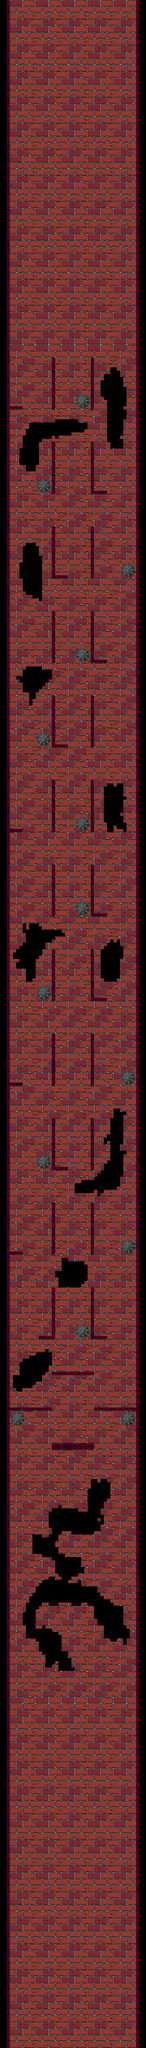

A 2D game scene composited from a Tiled map and its tileset images. What follows is a short description and the map's XML, with each tile layer's data collapsed to a summary:
An orthogonal 45x630 tile map with 32x32 px tiles, 4 tile layers (background, walls, teleports, dead_things) and 78 objects.

<map version="1.9" tiledversion="1.9.2" orientation="orthogonal" renderorder="right-down" width="45" height="630" tilewidth="32" tileheight="32" infinite="0" nextlayerid="20" nextobjectid="231">
 <tileset firstgid="1" source="map_sprite.tsx" />
 <layer id="16" name="background" width="45" height="630">
  <data>[28350 cells, 0 non-empty, 0 distinct tile ids]</data>
 </layer>
 <layer id="2" name="walls" width="45" height="630">
  <data>[28350 cells, 24164 non-empty, 135 distinct tile ids]</data>
 </layer>
 <layer id="3" name="teleports" width="45" height="630">
  <data>[28350 cells, 0 non-empty, 0 distinct tile ids]</data>
 </layer>
 <layer id="5" name="dead_things" width="45" height="630">
  <data>[28350 cells, 350 non-empty, 25 distinct tile ids]</data>
 </layer>
 <objectgroup id="6" name="walls">
  <object id="148" x="-128" y="0" width="224" height="20160" />
  <object id="149" x="1344" y="0" width="224" height="20160" />
 </objectgroup>
 <objectgroup id="7" name="walls_inside_tower">
  <object id="173" x="512" y="3520" width="32" height="512" />
  <object id="174" x="896" y="3520" width="32" height="512" />
  <object id="175" x="64" y="4000" width="160" height="32" />
  <object id="176" x="512" y="4352" width="32" height="512" />
  <object id="177" x="896" y="4352" width="32" height="512" />
  <object id="178" x="896" y="4832" width="160" height="32" />
  <object id="179" x="896" y="5184" width="32" height="512" />
  <object id="180" x="512" y="5184" width="32" height="512" />
  <object id="181" x="512" y="5664" width="160" height="32" />
  <object id="182" x="512" y="6016" width="32" height="512" />
  <object id="183" x="896" y="6016" width="32" height="512" />
  <object id="184" x="896" y="6496" width="160" height="32" />
  <object id="185" x="896" y="6848" width="32" height="512" />
  <object id="186" x="512" y="6848" width="32" height="512" />
  <object id="187" x="512" y="7328" width="160" height="32" />
  <object id="188" x="512" y="7680" width="32" height="512" />
  <object id="189" x="896" y="7680" width="32" height="512" />
  <object id="190" x="64" y="8160" width="160" height="32" />
  <object id="191" x="512" y="8512" width="32" height="512" />
  <object id="192" x="896" y="8512" width="32" height="512" />
  <object id="194" x="896" y="8992" width="160" height="32" />
  <object id="195" x="512" y="9344" width="32" height="512" />
  <object id="196" x="896" y="9344" width="32" height="512" />
  <object id="197" x="896" y="9824" width="160" height="32" />
  <object id="198" x="896" y="10176" width="32" height="512" />
  <object id="199" x="512" y="10176" width="32" height="512" />
  <object id="200" x="64" y="10656" width="160" height="32" />
  <object id="201" x="512" y="11008" width="32" height="512" />
  <object id="202" x="512" y="11488" width="160" height="32" />
  <object id="203" x="896" y="11008" width="32" height="512" />
  <object id="204" x="512" y="11840" width="32" height="512" />
  <object id="205" x="896" y="11840" width="32" height="512" />
  <object id="206" x="64" y="12320" width="160" height="32" />
  <object id="207" x="512" y="12672" width="32" height="512" />
  <object id="208" x="896" y="12672" width="32" height="512" />
  <object id="209" x="896" y="13152" width="160" height="32" />
  <object id="210" x="384" y="13152" width="160" height="32" />
  <object id="211" x="512" y="13504" width="416" height="32" />
  <object id="212" x="928" y="13856" width="448" height="32" />
  <object id="213" x="64" y="13856" width="448" height="32" />
  <object id="214" x="512" y="14208" width="416" height="64" />
 </objectgroup>
 <objectgroup id="8" name="coins">
  <properties>
   <property name="tp" value="1" />
  </properties>
  <object id="165" x="512" y="16128" width="64" height="64" />
  <object id="166" x="864" y="16128" width="64" height="64" />
  <object id="167" x="640" y="16384" width="64" height="64" />
  <object id="168" x="736" y="16384" width="64" height="64" />
  <object id="169" x="512" y="15136" width="64" height="64" />
  <object id="170" x="864" y="15136" width="64" height="64" />
 </objectgroup>
 <objectgroup id="9" name="dead_things">
  <object id="215" x="352" y="4704" width="160" height="160" />
  <object id="216" x="1184" y="5536" width="160" height="160" />
  <object id="217" x="736" y="6368" width="160" height="160" />
  <object id="218" x="352" y="7200" width="160" height="160" />
  <object id="219" x="736" y="8032" width="160" height="160" />
  <object id="220" x="736" y="8864" width="160" height="160" />
  <object id="221" x="352" y="9696" width="160" height="160" />
  <object id="222" x="1184" y="10528" width="160" height="160" />
  <object id="223" x="352" y="11360" width="160" height="160" />
  <object id="224" x="1184" y="12192" width="160" height="160" />
  <object id="225" x="736" y="13024" width="160" height="160" />
  <object id="227" x="96" y="13888" width="160" height="160" />
  <object id="229" x="1184" y="13888" width="160" height="160" />
  <object id="230" x="736" y="3872" width="160" height="160" />
 </objectgroup>
 <objectgroup id="17" name="moving_beams">
  <object id="150" x="512" y="14592" width="416" height="32" />
  <object id="151" x="512" y="14752" width="416" height="32" />
  <object id="153" x="128" y="14976" width="384" height="32" />
  <object id="154" x="928" y="14976" width="384" height="32" />
  <object id="155" x="512" y="15200" width="416" height="32" />
  <object id="156" x="128" y="15424" width="576" height="32" />
  <object id="157" x="736" y="15424" width="576" height="32" />
  <object id="158" x="288" y="15872" width="896" height="32" />
  <object id="159" x="128" y="16192" width="384" height="32" />
  <object id="160" x="544" y="16192" width="352" height="32" />
  <object id="161" x="928" y="16192" width="384" height="32" />
  <object id="163" x="128" y="16448" width="576" height="32" />
  <object id="164" x="736" y="16448" width="576" height="32" />
 </objectgroup>
 <objectgroup id="11" name="walking_enemies" />
 <objectgroup id="12" name="spins">
  <object id="171" x="96" y="16512" width="64" height="64" />
  <object id="172" x="1280" y="16512" width="64" height="64" />
 </objectgroup>
 <objectgroup id="13" name="body_parts_restorer" />
 <objectgroup id="14" name="dragons" />
 <objectgroup id="15" name="hounter" />
 <objectgroup id="10" name="changing_pos_beams" />
 <objectgroup id="18" name="spider_webs" />
 <objectgroup id="19" name="teleports" />
</map>
